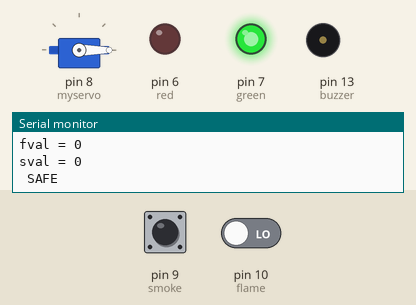
Simulated run of this sketch. Board: Arduino Uno, built with avr-gcc and run on an emulated ATmega328P. On the bench: servo, output pins drawn as LEDs (lit = HIGH), buzzer (waves = sounding, pin HIGH), the last lines printed to the serial monitor. Inputs (shaded band) come from the test bench; at power-on: pin 9 (smoke) LOW, pin 10 (flame) LOW.

Above: at 1.2 s.
1.3 s: pin 9 (smoke) pulled HIGH for 0.15 s
At 1.4 s:
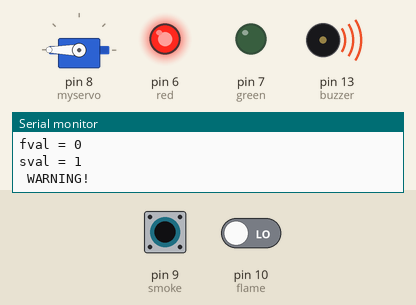
3.0 s: pin 9 (smoke) pulled HIGH for 3.2 s
At 7.3 s:
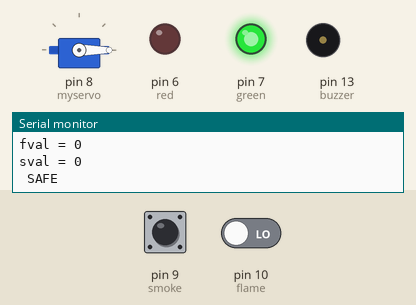
7.7 s: pin 10 (flame) driven HIGH
At 8.6 s:
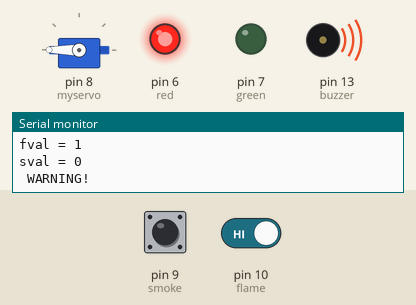
Timing chart, 0 to 10.7 s (numbered marks = the images above; inputs shaded):
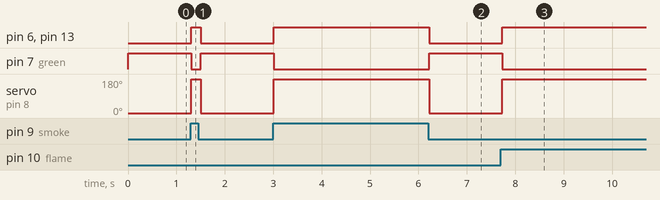

Measured:
- after the input at 1.3 s, pin 6 (red), pin 13 (buzzer): LOW → HIGH at once, → LOW 0.20 s later; pin 7 (green): HIGH → LOW at once, → HIGH 0.20 s later; servo on pin 8 (myservo): 0° → 180° at once, → 0° 0.20 s later
- after the input at 3.0 s, pin 6 (red), pin 13 (buzzer): LOW → HIGH at once, → LOW 3.2 s later; pin 7 (green): HIGH → LOW at once, → HIGH 3.2 s later; servo on pin 8 (myservo): 0° → 180° at once, → 0° 3.2 s later
- after the input at 7.7 s, pin 6 (red), pin 13 (buzzer): LOW → HIGH at once; pin 7 (green): HIGH → LOW at once; servo on pin 8 (myservo): 0° → 180° at once

The sketch:

gasflame.ino
```cpp
#include <Servo.h>
Servo myservo;
int flame = 10;
int smoke = 9;
int red = 6;
int green = 7 ;
int buzzer = 13 ;
void setup ()
{
  pinMode (flame, INPUT) ;
  pinMode (smoke, INPUT) ;
  pinMode (red, OUTPUT) ;
  pinMode (green, OUTPUT) ;
  pinMode (buzzer, OUTPUT) ;
  Serial.begin(9600);
  myservo.attach(8);
  myservo.write(0);
}

void loop ()
{
  int fval = digitalRead (flame) ;
  int sval = digitalRead(smoke);
  Serial.print("fval = ");
  Serial.println(fval);
  Serial.print("sval = ");
  Serial.println(sval);

  if ( sval == HIGH or fval == HIGH)
  {
    Serial.println(" WARNING! ");
    digitalWrite(red, HIGH);
    digitalWrite(buzzer, HIGH);
    digitalWrite(green, LOW);
    myservo.write(180);
  }
  else
  {
    Serial.println(" SAFE ");
    digitalWrite(red, LOW);
    digitalWrite(green, HIGH);
    digitalWrite(buzzer, LOW);
    myservo.write(0);
  }
  delay(100);
}
```
